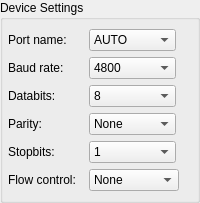
                               <widget class="QWidget" name="pageDeviceSettings">
                                <layout class="QVBoxLayout" name="verticalLayout_17">
                                 <property name="spacing">
                                  <number>0</number>
                                 </property>
                                 <property name="margin">
                                  <number>0</number>
                                 </property>
                                 <item>
                                  <widget class="QGroupBox" name="gb_gps_device">
                                   <property name="sizePolicy">
                                    <sizepolicy hsizetype="Minimum" vsizetype="Minimum">
                                     <horstretch>0</horstretch>
                                     <verstretch>0</verstretch>
                                    </sizepolicy>
                                   </property>
                                   <property name="minimumSize">
                                    <size>
                                     <width>0</width>
                                     <height>0</height>
                                    </size>
                                   </property>
                                   <property name="title">
                                    <string>Device Settings</string>
                                   </property>
                                   <layout class="QVBoxLayout" name="verticalLayout_37">
                                    <property name="leftMargin">
                                     <number>5</number>
                                    </property>
                                    <item>
                                     <layout class="QHBoxLayout" name="horizontalLayout_14">
                                      <item>
                                       <widget class="QLabel" name="label_12">
                                        <property name="minimumSize">
                                         <size>
                                          <width>75</width>
                                          <height>0</height>
                                         </size>
                                        </property>
                                        <property name="text">
                                         <string>Port name: </string>
                                        </property>
                                       </widget>
                                      </item>
                                      <item>
                                       <widget class="QComboBox" name="cb_gps_portname">
                                        <property name="minimumSize">
                                         <size>
                                          <width>87</width>
                                          <height>0</height>
                                         </size>
                                        </property>
                                        <item>
                                         <property name="text">
                                          <string>AUTO</string>
                                         </property>
                                        </item>
                                       </widget>
                                      </item>
                                      <item>
                                       <spacer name="horizontalSpacer_2">
                                        <property name="orientation">
                                         <enum>Qt::Horizontal</enum>
                                        </property>
                                        <property name="sizeHint" stdset="0">
                                         <size>
                                          <width>0</width>
                                          <height>20</height>
                                         </size>
                                        </property>
                                       </spacer>
                                      </item>
                                     </layout>
                                    </item>
                                    <item>
                                     <layout class="QHBoxLayout" name="horizontalLayout_24">
                                      <property name="topMargin">
                                       <number>0</number>
                                      </property>
                                      <property name="rightMargin">
                                       <number>0</number>
                                      </property>
                                      <item>
                                       <widget class="QLabel" name="label_13">
                                        <property name="minimumSize">
                                         <size>
                                          <width>75</width>
                                          <height>0</height>
                                         </size>
                                        </property>
                                        <property name="text">
                                         <string>Baud rate: </string>
                                        </property>
                                       </widget>
                                      </item>
                                      <item>
                                       <widget class="QComboBox" name="cb_gps_baudrate">
                                        <property name="minimumSize">
                                         <size>
                                          <width>87</width>
                                          <height>0</height>
                                         </size>
                                        </property>
                                        <item>
                                         <property name="text">
                                          <string notr="true">4800</string>
                                         </property>
                                        </item>
                                        <item>
                                         <property name="text">
                                          <string>9600</string>
                                         </property>
                                        </item>
                                        <item>
                                         <property name="text">
                                          <string notr="true">19200</string>
                                         </property>
                                        </item>
                                        <item>
                                         <property name="text">
                                          <string notr="true">38400</string>
                                         </property>
                                        </item>
                                        <item>
                                         <property name="text">
                                          <string notr="true">57600</string>
                                         </property>
                                        </item>
                                        <item>
                                         <property name="text">
                                          <string notr="true">115200</string>
                                         </property>
                                        </item>
                                       </widget>
                                      </item>
                                      <item>
                                       <spacer name="horizontalSpacer_10">
                                        <property name="orientation">
                                         <enum>Qt::Horizontal</enum>
                                        </property>
                                        <property name="sizeHint" stdset="0">
                                         <size>
                                          <width>0</width>
                                          <height>20</height>
                                         </size>
                                        </property>
                                       </spacer>
                                      </item>
                                     </layout>
                                    </item>
                                    <item>
                                     <layout class="QHBoxLayout" name="horizontalLayout_25">
                                      <property name="topMargin">
                                       <number>0</number>
                                      </property>
                                      <property name="rightMargin">
                                       <number>0</number>
                                      </property>
                                      <item>
                                       <widget class="QLabel" name="label_14">
                                        <property name="minimumSize">
                                         <size>
                                          <width>75</width>
                                          <height>0</height>
                                         </size>
                                        </property>
                                        <property name="text">
                                         <string>Databits:</string>
                                        </property>
                                       </widget>
                                      </item>
                                      <item>
                                       <widget class="QComboBox" name="cb_gps_databits">
                                        <property name="minimumSize">
                                         <size>
                                          <width>87</width>
                                          <height>0</height>
                                         </size>
                                        </property>
                                        <property name="currentIndex">
                                         <number>3</number>
                                        </property>
                                        <item>
                                         <property name="text">
                                          <string>5</string>
                                         </property>
                                        </item>
                                        <item>
                                         <property name="text">
                                          <string>6</string>
                                         </property>
                                        </item>
                                        <item>
                                         <property name="text">
                                          <string>7</string>
                                         </property>
                                        </item>
                                        <item>
                                         <property name="text">
                                          <string>8</string>
                                         </property>
                                        </item>
                                       </widget>
                                      </item>
                                      <item>
                                       <spacer name="horizontalSpacer_12">
                                        <property name="orientation">
                                         <enum>Qt::Horizontal</enum>
                                        </property>
                                        <property name="sizeHint" stdset="0">
                                         <size>
                                          <width>0</width>
                                          <height>20</height>
                                         </size>
                                        </property>
                                       </spacer>
                                      </item>
                                     </layout>
                                    </item>
                                    <item>
                                     <layout class="QHBoxLayout" name="horizontalLayout_28">
                                      <property name="topMargin">
                                       <number>0</number>
                                      </property>
                                      <property name="rightMargin">
                                       <number>0</number>
                                      </property>
                                      <item>
                                       <widget class="QLabel" name="label_22">
                                        <property name="minimumSize">
                                         <size>
                                          <width>75</width>
                                          <height>0</height>
                                         </size>
                                        </property>
                                        <property name="text">
                                         <string>Parity:</string>
                                        </property>
                                       </widget>
                                      </item>
                                      <item>
                                       <widget class="QComboBox" name="cb_gps_parity">
                                        <property name="minimumSize">
                                         <size>
                                          <width>87</width>
                                          <height>0</height>
                                         </size>
                                        </property>
                                        <item>
                                         <property name="text">
                                          <string>None</string>
                                         </property>
                                        </item>
                                        <item>
                                         <property name="text">
                                          <string>Odd</string>
                                         </property>
                                        </item>
                                        <item>
                                         <property name="text">
                                          <string>Even</string>
                                         </property>
                                        </item>
                                        <item>
                                         <property name="text">
                                          <string>Mark</string>
                                         </property>
                                        </item>
                                        <item>
                                         <property name="text">
                                          <string>Space</string>
                                         </property>
                                        </item>
                                       </widget>
                                      </item>
                                      <item>
                                       <spacer name="horizontalSpacer_24">
                                        <property name="orientation">
                                         <enum>Qt::Horizontal</enum>
                                        </property>
                                        <property name="sizeHint" stdset="0">
                                         <size>
                                          <width>0</width>
                                          <height>20</height>
                                         </size>
                                        </property>
                                       </spacer>
                                      </item>
                                     </layout>
                                    </item>
                                    <item>
                                     <layout class="QHBoxLayout" name="horizontalLayout_26">
                                      <property name="topMargin">
                                       <number>0</number>
                                      </property>
                                      <property name="rightMargin">
                                       <number>0</number>
                                      </property>
                                      <item>
                                       <widget class="QLabel" name="label_15">
                                        <property name="minimumSize">
                                         <size>
                                          <width>75</width>
                                          <height>0</height>
                                         </size>
                                        </property>
                                        <property name="text">
                                         <string>Stopbits:</string>
                                        </property>
                                       </widget>
                                      </item>
                                      <item>
                                       <widget class="QComboBox" name="cb_gps_stopbits">
                                        <property name="minimumSize">
                                         <size>
                                          <width>87</width>
                                          <height>0</height>
                                         </size>
                                        </property>
                                        <item>
                                         <property name="text">
                                          <string>1</string>
                                         </property>
                                        </item>
                                        <item>
                                         <property name="text">
                                          <string>1.5</string>
                                         </property>
                                        </item>
                                        <item>
                                         <property name="text">
                                          <string>2</string>
                                         </property>
                                        </item>
                                       </widget>
                                      </item>
                                      <item>
                                       <spacer name="horizontalSpacer_22">
                                        <property name="orientation">
                                         <enum>Qt::Horizontal</enum>
                                        </property>
                                        <property name="sizeHint" stdset="0">
                                         <size>
                                          <width>0</width>
                                          <height>20</height>
                                         </size>
                                        </property>
                                       </spacer>
                                      </item>
                                     </layout>
                                    </item>
                                    <item>
                                     <layout class="QHBoxLayout" name="horizontalLayout_27">
                                      <property name="topMargin">
                                       <number>0</number>
                                      </property>
                                      <property name="rightMargin">
                                       <number>0</number>
                                      </property>
                                      <item>
                                       <widget class="QLabel" name="label_16">
                                        <property name="minimumSize">
                                         <size>
                                          <width>75</width>
                                          <height>0</height>
                                         </size>
                                        </property>
                                        <property name="text">
                                         <string>Flow control:</string>
                                        </property>
                                       </widget>
                                      </item>
                                      <item>
                                       <widget class="QComboBox" name="cb_gps_flow">
                                        <property name="minimumSize">
                                         <size>
                                          <width>87</width>
                                          <height>0</height>
                                         </size>
                                        </property>
                                        <item>
                                         <property name="text">
                                          <string>None</string>
                                         </property>
                                        </item>
                                        <item>
                                         <property name="text">
                                          <string>Hardware</string>
                                         </property>
                                        </item>
                                        <item>
                                         <property name="text">
                                          <string>XON/XOFF</string>
                                         </property>
                                        </item>
                                       </widget>
                                      </item>
                                      <item>
                                       <spacer name="horizontalSpacer_23">
                                        <property name="orientation">
                                         <enum>Qt::Horizontal</enum>
                                        </property>
                                        <property name="sizeHint" stdset="0">
                                         <size>
                                          <width>0</width>
                                          <height>20</height>
                                         </size>
                                        </property>
                                       </spacer>
                                      </item>
                                     </layout>
                                    </item>
                                    <item>
                                     <spacer name="verticalSpacer_11">
                                      <property name="orientation">
                                       <enum>Qt::Vertical</enum>
                                      </property>
                                      <property name="sizeHint" stdset="0">
                                       <size>
                                        <width>0</width>
                                        <height>0</height>
                                       </size>
                                      </property>
                                     </spacer>
                                    </item>
                                   </layout>
                                  </widget>
                                 </item>
                                </layout>
                               </widget>
